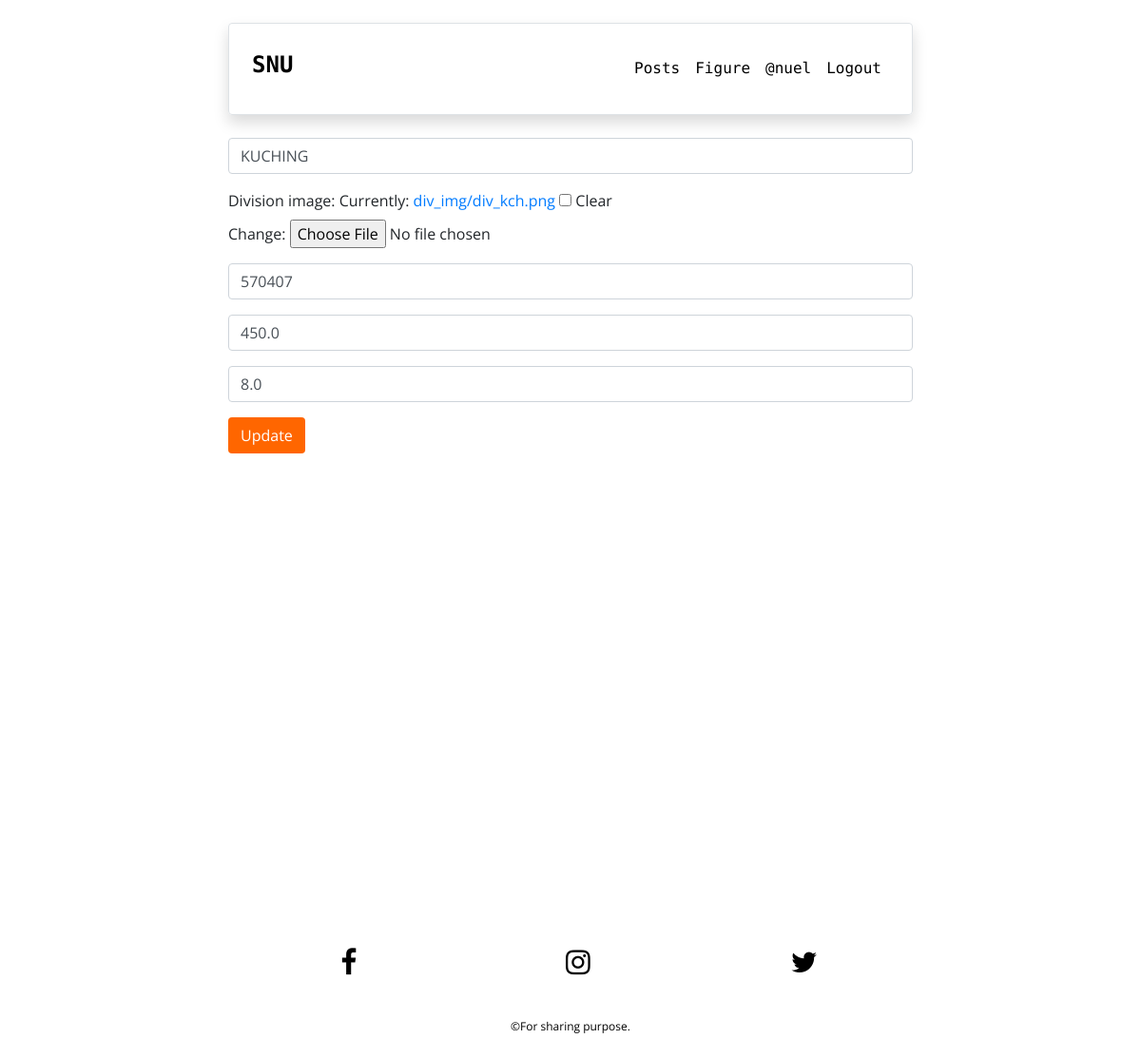
/figure/figure_update/1 (signed in), run on the app's committed database.
### figure/models.py (models this page shows, shortened)
class Division(models.Model):
	div_name = models.CharField(max_length=100, choices=DIVISION_CHOICES, default='KUCHING')
	div_img = models.ImageField('Division image', null=True, blank=True, upload_to='div_img/')
	population = models.IntegerField()
	area = models.FloatField(null=True)
	elevation = models.FloatField(null=True)
	class Meta:
		ordering = ['-population']

### figure/views.py (the view)
# urls.py: path('figure_update/<int:pk>', UpdateFigureView.as_view(), name='figure_update')
class UpdateFigureView(UpdateView):
	model = Division
	template_name = 'figure/figure_update.html'
	form_class = UpdateFigureForm

### figure/forms.py
class UpdateFigureForm(forms.ModelForm):
	class Meta:
		model = Division
		fields = ('div_name', 'div_img', 'population', 'area', 'elevation')
		widgets = {
			'div_name':forms.TextInput(attrs={'class':'form-control', 'placeholder':'Division name'}),
			'population':forms.NumberInput(attrs={'class':'form-control', 'placeholder':'Population'}),
			'area':forms.NumberInput(attrs={'class':'form-control', 'placeholder':'Area'}),
			'elevation':forms.NumberInput(attrs={'class':'form-control', 'placeholder':'Elevation'})
		}
		labels= {
			'div_name':_(''),
			'population':_(''),
			'area':_(''),
			'elevation':_(''),
		}

### figure/templates/figure/figure_update.html (shortened to what this page needs)
{% extends 'base.html' %}
{% block content %}
{% if user.is_authenticated %}
	{% if user.is_staff %}
		<div class="custom-div mt-4">
			<div class="form-group">
				<form method="POST" enctype="multipart/form-data">
					{{ form.as_p }}
					<button class="btn btn-custom">Update</button>
				</form>
			</div>
		</div>
	{% endif %}
{% else %}
	<div class="custom-div mt-4 text-center">
		<h6>Sorry, you have no access here</h6>
	</div>
{% endif %}
{% endblock %}

### ad03/templates/base.html (shortened to what this page needs)
{% load static %}
<!DOCTYPE html>
<html lang="en" dir="ltr">
<head>
	<link rel="stylesheet" href="https://stackpath.bootstrapcdn.com/bootstrap/4.3.1/css/bootstrap.min.css">
	<link rel="stylesheet" href="https://cdnjs.cloudflare.com/ajax/libs/font-awesome/4.7.0/css/font-awesome.min.css">
	<link rel="stylesheet" type="text/css" href="{% static 'css/main.css' %}">
</head>
<body>
	<nav class="navbar custom-div navbar-expand-lg navbar-custom mt-4 mb-4 border rounded shadow p-4">
		<a class="navbar-brand" id="navbar-name" href="{% url 'home' %}">
			<h4 class="font-weight-bold">SNU</h4>
		</a>
		<div class="collapse navbar-collapse" id="navbarNav">
			<ul class="navbar-nav ml-auto">
				<li class="nav-item">
					<a class="nav-link" href="{% url 'post_index' %}">Posts</a>
				</li>
				<li class="nav-item">
					<a class="nav-link" href="{% url 'figure_index' %}">Figure</a>
				</li>
				{% if user.is_authenticated %}
					<li class="nav-item">
						<a class="nav-link" href="{% url 'user_profile' %}">@{{ user.username }}</a>
					</li>
					<li class="nav-item">
						<a class="nav-link" href="{% url 'logout' %}">Logout</a>
					</li>
				{% endif %}
			</ul>
		</div>
	</nav>
	<div class="min-vh-100">
		{% block content %}{% endblock %}
	</div>
	<footer class="footer text-center mt-4 p-2">
		<div class="custom-div row mb-4">
			<div class="col-4">
				<a class="fa fa-facebook" href="#"></a>
			</div>
			<div class="col-4">
				<a class="fa fa-instagram" href="#"></a>
			</div>
			<div class="col-4">
				<a class="fa fa-twitter" href="#"></a>
			</div>
		</div>
		<p>&copy;For sharing purpose.</p>
	</footer>
</body>
</html>

### ad03/static/css/main.css (style rules this page uses)
@media screen and (min-width: 600px) { .custom-div { margin: auto; width: 60%; } }
body { font-family: 'Open Sans', sans-serif; }
h1, h2, h3, h4, h5, h6 { font-family: 'Roboto Mono', monospace; }
li { list-style: none; }
nav li { font-family: 'Roboto Mono', monospace; font-size: 16px; }
nav a { color: #000; }
.btn-custom { background-color: #ff6600; color: #fff; }
.navbar-custom { background-color: transparent; }
.footer { background-color: transparent; color: #000; font-size: 12px; }
.fa { text-align: center; text-decoration: none; width: 50px; padding: 20px; font-size: 30px; }
.fa-facebook, .fa-instagram, .fa-twitter { color: #000; }

### data on the page
Division: div_name "KUCHING", population "570407", area "450.0", elevation "8.0"

### other printed values
{{ user.username }} "nuel"
